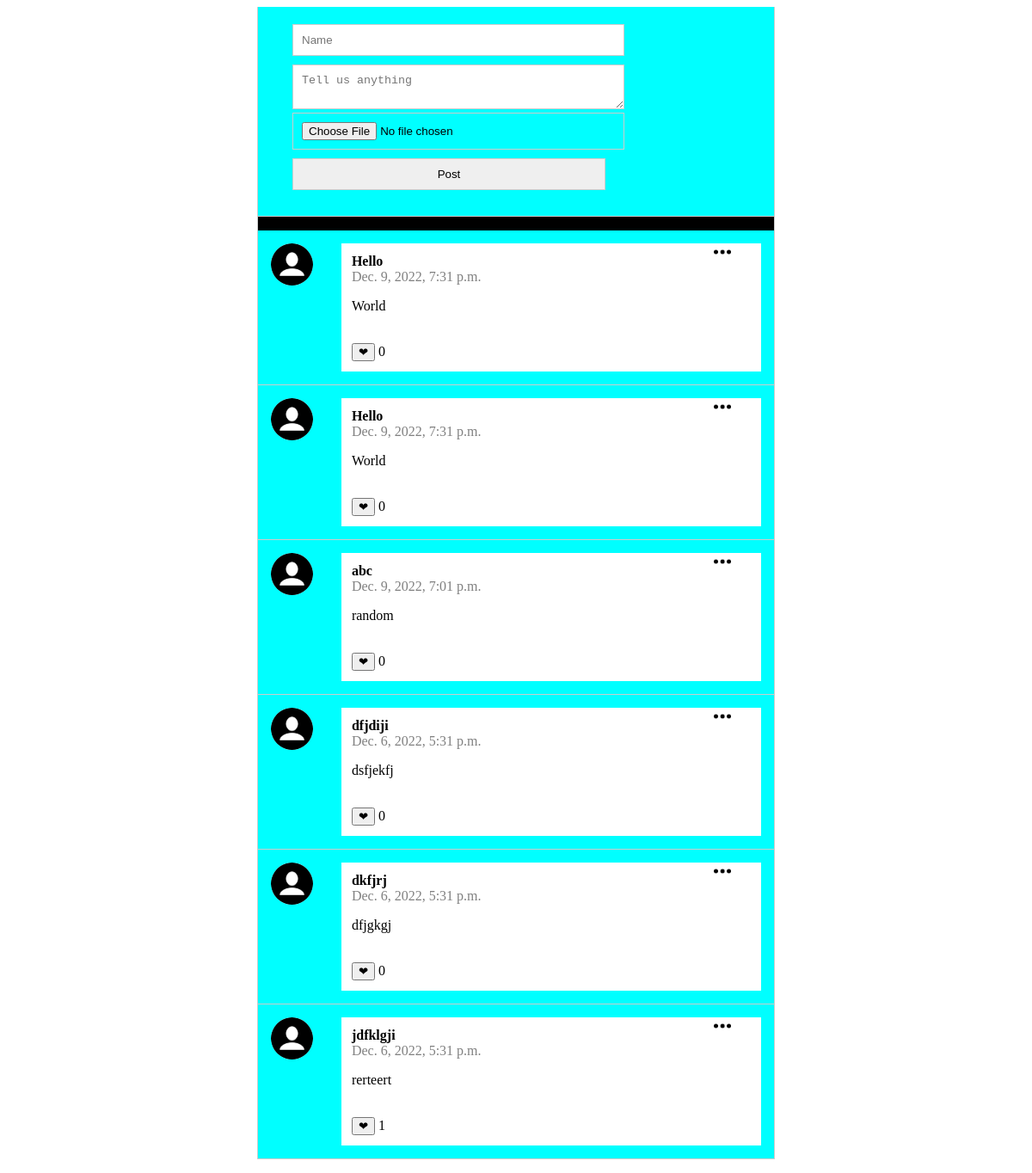
Before: / with the older database file.
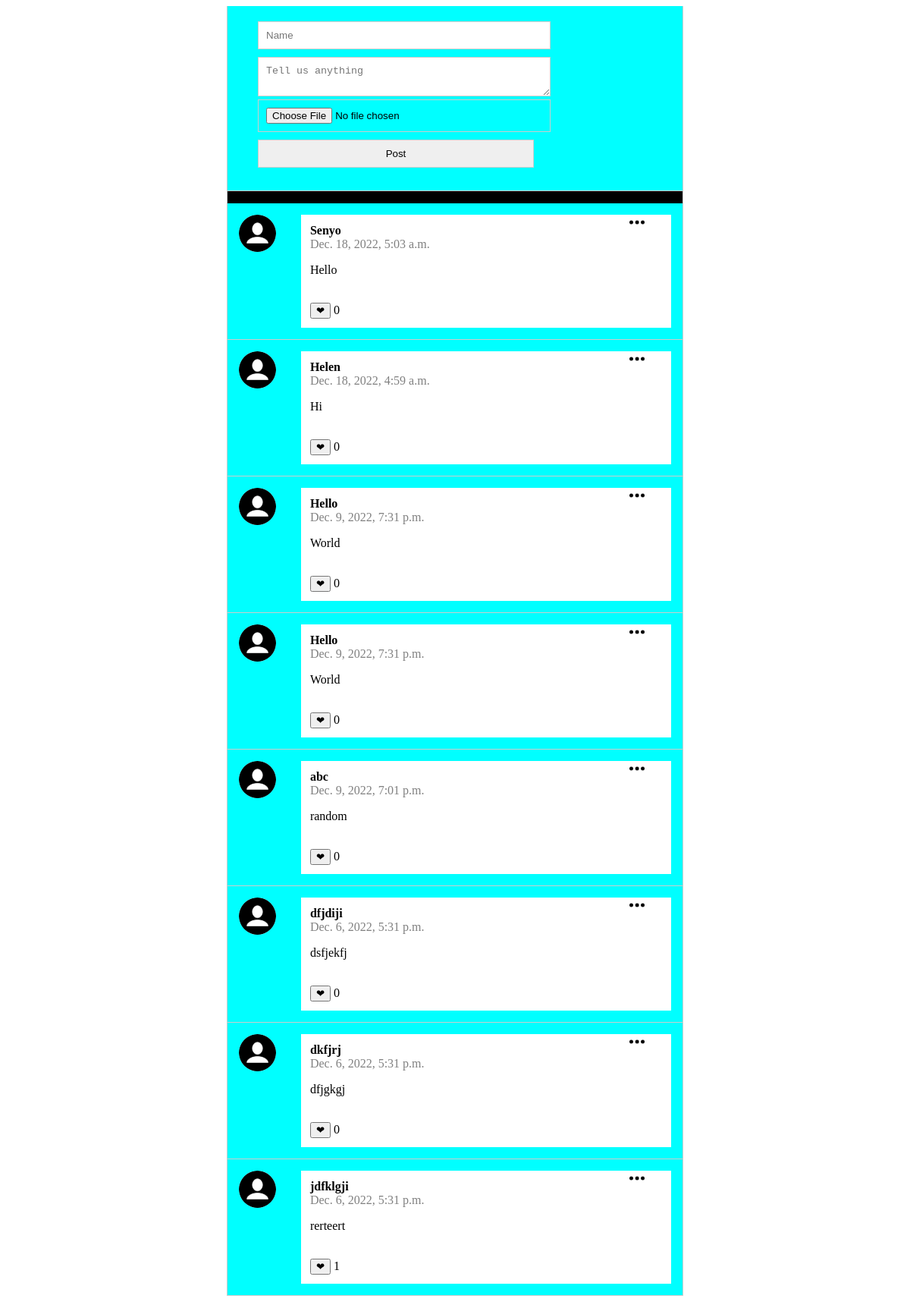
After: the same page with the newer database file.
### posts/models.py (models this page shows)
class Post(models.Model):
    class Meta(object):
        db_table='post'
    name = models.CharField(
        'Name', blank=False, null=False, max_length=14, db_index=True, default='Anonymous'
)
    body =models.CharField(
        'Body', blank=True, null=True, max_length=140, db_index=True
)
    created_at = models.DateTimeField(
        'Created DateTime', blank=True, auto_now_add=True
)
    image = CloudinaryField(
        "image", blank=True, db_index=True
        )
    likes = models.PositiveIntegerField(
        'Likes', default=0, blank=True
    )

### posts/views.py (the view, shortened to what this page needs)
# urls.py: path('', views.index, name='index'),
def index(request):
    posts = Post.objects.all().order_by('-created_at')[:20]
    return render(request, 'posts.html',{'posts':posts})

### templates/posts.html (shortened to what this page needs)
{% extends "base.html" %} {% block content %} {% load static %}
<section class="content">
    <section class="post_form">
        <form action="/" method="POST" enctype="multipart/form-data">
            <input type="text" name="name" placeholder="Name" required/><br/>
            <textarea name="body" placeholder="Tell us anything" required></textarea><br/>
            <input type="file" name="image" id="uploadfile" /> <br>
            <input type="submit" value="Post" />
        </form>
    </section>
    <section class="posts">
    <ul>
        {% for post in posts %}
          <li>
            <img class = 'menu_icon js-option-icon' src="{% static 'img/download.png' %}" />
            <div class="logo">
                <img src="{% static 'img/user.png' %}"/>
            </div>
            <div class="name_body">
              <div class="name">{{post.name}}</div>
              <div class="datetime">{{post.created_at}}</div>
              <p>{{post.body}}</p>
              <br>
              <form action="{% url 'like' post.pk %}" method="POST" id="likes-form">
                <div>
                    <button class="like-button" type="submit" , name="post_id" ,value="{{post.id}}" >&#10084;</button> {{post.likes}}
                </div>
              </form>
            </div>
         </li>
        {% endfor %}
    </ul>
    </section>
</section>
{% endblock %}

### templates/base.html (shortened to what this page needs)
<!DOCTYPE html>
<html lang="en">
<head>
    {% load static %}
    <link href="{% static 'css/style.css' %}" rel="stylesheet" />
</head>
<body>
    {% block content %} {{content}} {% endblock %}
</body>
</html>

### static/css/style.css (style rules this page uses)
body { height: 100%; background-color: white; }
.content { max-width: 600px; height: 100%; margin: 0 auto; border-left: 1px solid #ccc; border-right: 1px solid #ccc; background-color: black; }
.logo img { border-radius: 50%; }
.post_form { padding: 20px 40px; border-bottom: 1px solid #ccc; background-color: aqua; }
.post_form input { width: 70%; margin-bottom: 10px; padding: 10px; border: 1px solid #ccc; }
.post_form textarea { width: 70%; padding: 10px; border: 1px solid #ccc; }
.posts ul { padding: 0%; }
.posts li { display: flex; border-bottom: 1px solid #ccc; position: relative; padding: 15px; background-color: aqua; }
.posts li .logo { flex-basis: 15%; }
.posts li .logo img { width: 60%; }
.posts li .menu_icon { width: 20px; position: absolute; right: 50px; top: 15px; }
.posts li .name_body { background-color: white; flex-basis: 85%; padding: 1vw; }
.posts li .name_body .name { font-weight: bold; }
.posts li .name_body .datetime { color: gray; }

Changed rows visible on the page:
added Post: name "Senyo", created_at "Dec. 18, 2022, 5:03 a.m.", body "Hello", {{ post.id }} 16 (drawn), likes "0"
added Post: name "Helen", created_at "Dec. 18, 2022, 4:59 a.m.", body "Hi", {{ post.id }} 15 (drawn), likes "0"
